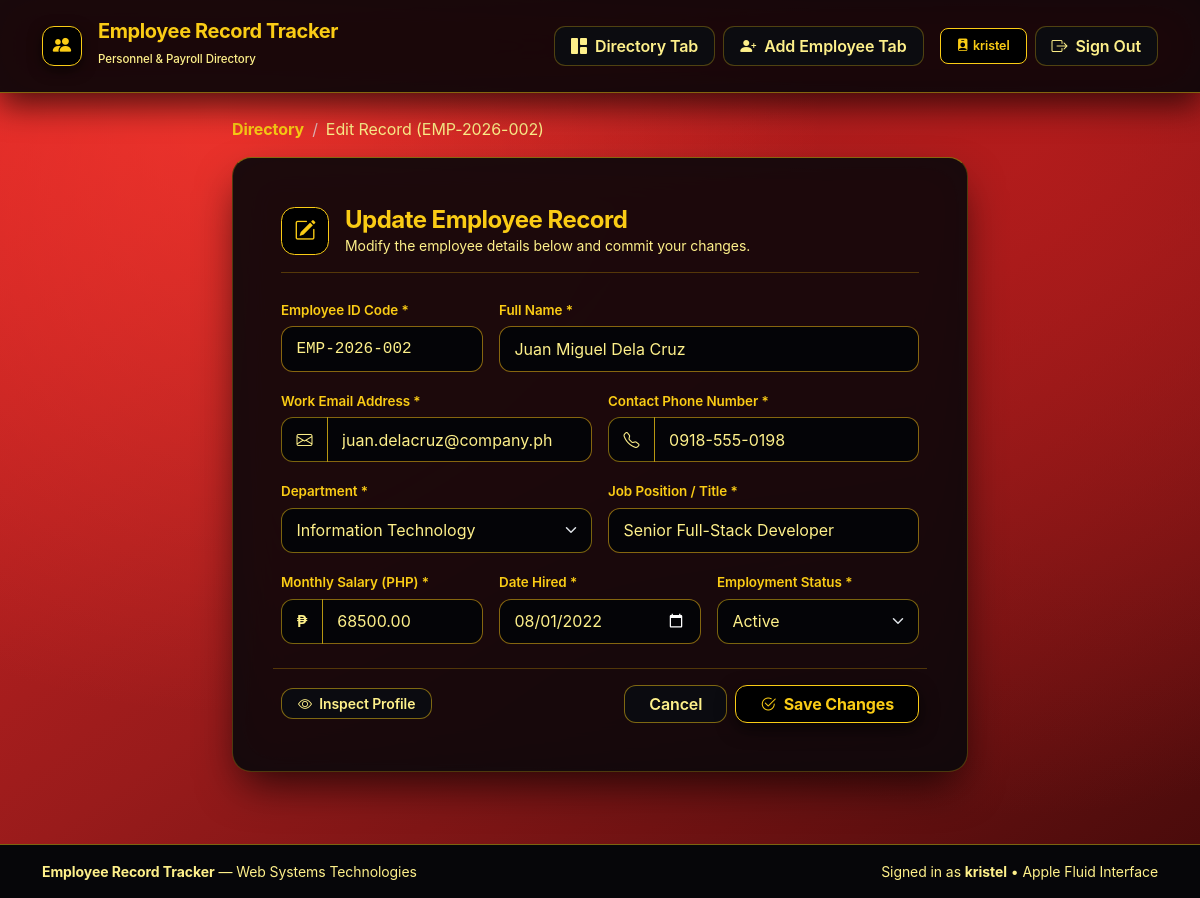
The app's page /edit_employee.php?id=2 (signed in) with its own data.
### tables this page shows
CREATE TABLE IF NOT EXISTS `employees` (
  `id` int(11) NOT NULL AUTO_INCREMENT,
  `employee_code` varchar(20) NOT NULL,
  `full_name` varchar(100) NOT NULL,
  `email` varchar(100) NOT NULL,
  `phone` varchar(25) NOT NULL,
  `department` varchar(60) NOT NULL,
  `position` varchar(80) NOT NULL,
  `salary` decimal(10,2) NOT NULL DEFAULT 0.00,
  `hire_date` date NOT NULL,
  `status` enum('Active','On Leave','Probation','Resigned') NOT NULL DEFAULT 'Active',
  `created_at` timestamp NOT NULL DEFAULT current_timestamp(),
  PRIMARY KEY (`id`),
  UNIQUE KEY `unique_employee_code` (`employee_code`)
);

### edit_employee.php (the view, shortened to what this page needs)
<?php
require_once 'db_connect.php';
$id = isset($_GET['id']) ? (int)$_GET['id'] : (int)($_POST['id'] ?? 0);
$employee = ert_get_employee_by_id($conn, $id);
$employee_code = $employee['employee_code'];
$full_name     = $employee['full_name'];
$email         = $employee['email'];
$phone         = $employee['phone'];
$department    = $employee['department'];
$position      = $employee['position'];
$salary        = $employee['salary'];
$hire_date     = $employee['hire_date'];
$status        = $employee['status'];
$departments_list = [
    'Human Resources',
    'Information Technology',
    'Finance & Accounting',
    'Operations',
    'Marketing',
    'Sales & Customer Support',
    'Administration'
];
?>
<!DOCTYPE html>
<html lang="en" data-bs-theme="dark">
<head>
    <link href="https://cdn.jsdelivr.net/npm/bootstrap@5.3.3/dist/css/bootstrap.min.css" rel="stylesheet">
    <link href="https://cdn.jsdelivr.net/npm/bootstrap-icons@1.11.3/font/bootstrap-icons.min.css" rel="stylesheet">
</head>
<body>
<nav class="navbar navbar-expand-lg navbar-dark navbar-brand-custom py-3 sticky-top">
    <div class="container">
        <a class="navbar-brand d-flex align-items-center gap-3 fw-bold" href="index.php">
            <span class="brand-icon-box">
                <i class="bi bi-people-fill"></i>
            </span>
            <div>
                <span class="d-block lh-1" style="color: var(--apple-yellow-heading); letter-spacing: -0.02em;">Employee Record Tracker</span>
                <small class="fw-medium" style="font-size: 0.72rem; color: var(--apple-yellow-text);">Personnel &amp; Payroll Directory</small>
            </div>
        </a>
        <div class="collapse navbar-collapse" id="mainNavbar">
            <ul class="navbar-nav ms-auto align-items-lg-center gap-2 mt-3 mt-lg-0">
                <li class="nav-item">
                    <a class="nav-link" href="index.php">
                        <i class="bi bi-grid-1x2-fill me-1"></i> Directory Tab
                    </a>
                </li>
                <li class="nav-item">
                    <a class="nav-link" href="add_employee.php">
                        <i class="bi bi-person-plus-fill me-1"></i> Add Employee Tab
                    </a>
                </li>
                <li class="nav-item ms-lg-2">
                    <span class="emp-code-pill d-inline-flex align-items-center gap-1 py-2 px-3">
                        <i class="bi bi-person-badge-fill"></i> <?= htmlspecialchars($_SESSION['ert_username'] ?? 'kristel') ?>
                    </span>
                </li>
                <li class="nav-item">
                    <a class="nav-link" href="logout.php" title="Sign Out">
                        <i class="bi bi-box-arrow-right me-1"></i> Sign Out
                    </a>
                </li>
            </ul>
        </div>
    </div>
</nav>
<main class="container py-4">
    <div class="row justify-content-center">
        <div class="col-12 col-lg-8">
            <nav aria-label="breadcrumb" class="mb-3">
                <ol class="breadcrumb small mb-0">
                    <li class="breadcrumb-item"><a href="index.php" class="text-decoration-none fw-bold" style="color: var(--apple-yellow-heading);">Directory</a></li>
                    <li class="breadcrumb-item active" aria-current="page" style="color: var(--apple-yellow-text);">Edit Record (<?= htmlspecialchars($employee['employee_code']) ?>)</li>
                </ol>
            </nav>
            <div class="content-card p-4 p-md-5">
                <div class="d-flex align-items-center gap-3 pb-3 mb-4 border-bottom border-warning border-opacity-25">
                    <div class="stat-icon">
                        <i class="bi bi-pencil-square"></i>
                    </div>
                    <div>
                        <h4 class="mb-0">Update Employee Record</h4>
                        <p class="small mb-0">Modify the employee details below and commit your changes.</p>
                    </div>
                </div>
                <form method="POST" action="edit_employee.php?id=<?= (int)$id ?>" class="row g-3">
                    <div class="col-12 col-md-4">
                        <label for="employee_code" class="form-label">Employee ID Code *</label>
                        <input type="text" id="employee_code" name="employee_code" class="form-control font-monospace"
                               value="<?= htmlspecialchars($employee_code) ?>" required>
                    </div>
                    <div class="col-12 col-md-8">
                        <label for="full_name" class="form-label">Full Name *</label>
                        <input type="text" id="full_name" name="full_name" class="form-control"
                               value="<?= htmlspecialchars($full_name) ?>" required>
                    </div>
                    <div class="col-12 col-md-6">
                        <label for="email" class="form-label">Work Email Address *</label>
                        <div class="input-group">
                            <span class="input-group-text"><i class="bi bi-envelope"></i></span>
                            <input type="email" id="email" name="email" class="form-control"
                                   value="<?= htmlspecialchars($email) ?>" required>
                        </div>
                    </div>
                    <div class="col-12 col-md-6">
                        <label for="phone" class="form-label">Contact Phone Number *</label>
                        <div class="input-group">
                            <span class="input-group-text"><i class="bi bi-telephone"></i></span>
                            <input type="text" id="phone" name="phone" class="form-control"
                                   value="<?= htmlspecialchars($phone) ?>" required>
                        </div>
                    </div>
                    <div class="col-12 col-md-6">
                        <label for="department" class="form-label">Department *</label>
                        <select id="department" name="department" class="form-select" required>
                            <?php foreach ($departments_list as $dept): ?>
                                <option value="<?= htmlspecialchars($dept) ?>" <?= $department === $dept ? 'selected' : '' ?>>
                                    <?= htmlspecialchars($dept) ?>
                                </option>
                            <?php endforeach; ?>
                        </select>
                    </div>
                    <div class="col-12 col-md-6">
                        <label for="position" class="form-label">Job Position / Title *</label>
                        <input type="text" id="position" name="position" class="form-control"
                               value="<?= htmlspecialchars($position) ?>" required>
                    </div>
                    <div class="col-12 col-md-4">
                        <label for="salary" class="form-label">Monthly Salary (PHP) *</label>
                        <div class="input-group">
                            <span class="input-group-text fw-semibold">&#8369;</span>
                            <input type="number" step="0.01" min="0" id="salary" name="salary" class="form-control"
                                   value="<?= htmlspecialchars($salary) ?>" required>
                        </div>
                    </div>
                    <div class="col-12 col-md-4">
                        <label for="hire_date" class="form-label">Date Hired *</label>
                        <input type="date" id="hire_date" name="hire_date" class="form-control"
                               value="<?= htmlspecialchars($hire_date) ?>" required>
                    </div>
                    <div class="col-12 col-md-4">
                        <label for="status" class="form-label">Employment Status *</label>
                        <select id="status" name="status" class="form-select" required>
                            <?php foreach (['Active', 'On Leave', 'Probation', 'Resigned'] as $st): ?>
                                <option value="<?= $st ?>" <?= $status === $st ? 'selected' : '' ?>><?= $st ?></option>
                            <?php endforeach; ?>
                        </select>
                    </div>
                    <div class="col-12 pt-3 border-top border-warning border-opacity-25 mt-4 d-flex justify-content-between align-items-center">
                        <a href="view_employee.php?id=<?= (int)$id ?>" class="btn btn-apple-dark btn-sm px-3">
                            <i class="bi bi-eye me-1"></i> Inspect Profile
                        </a>
                        <div class="d-flex gap-2">
                            <a href="index.php" class="btn btn-apple-dark px-4">Cancel</a>
                            <button type="submit" class="btn btn-apple-yellow px-4">
                                <i class="bi bi-check2-circle me-1"></i> Save Changes
                            </button>
                        </div>
                    </div>
                </form>
            </div>
        </div>
    </div>
</main>
<footer class="footer-custom py-3 mt-5">
    <div class="container d-flex flex-column flex-sm-row justify-content-between align-items-center small">
        <div><strong>Employee Record Tracker</strong> &mdash; Web Systems Technologies</div>
        <div>Signed in as <strong><?= htmlspecialchars($_SESSION['ert_username'] ?? 'kristel') ?></strong> &bull; Apple Fluid Interface</div>
    </div>
</footer>
</body>
</html>

### db_connect.php (style rules this page uses)
:root { --apple-red-bg-base: #b91c1c; --apple-black-chrome: rgba(7, 7, 10, 0.92); --apple-black-card: rgba(9, 9, 13, 0.92); --apple-black-tab-bar: rgba(5, 5, 8, 0.94); --apple-black-input: rgba(4, 4, 7, 0.92); --apple-yellow-heading: #facc15; --apple-yellow-text: #fef08a; --apple-yellow-secondary: #eab308; --apple-yellow-muted: rgba(250, 204, 21, 0.72); --apple-border: rgba(250, 204, 21, 0.25); --apple-border-highlight: rgba(250, 204, 21, 0.48); --spring-critically-damped: cubic-bezier(0.22, 1, 0.36, 1); }
html, body { background-color: #991b1b !important; background-image: radial-gradient(circle at 18% 12%, rgba(255, 59, 48, 0.65) 0%, transparent 48%), radial-gradient(circle at 85% 18%, rgba(185, 28, 28, 0.78) 0%, transparent 52%), linear-gradient(145deg, #dc2626 0%, #991b1b 50%, #450a0a 100%) !important; background-attachment: fixed !important; color: var(--apple-yellow-text) !important; font-family: -apple-system, BlinkMacSystemFont, "SF Pro Display", "SF Pro Text", "Inter", system-ui, sans-serif !important; -webkit-font-smoothing: antialiased; }
h1, h2, h3, h4, h5, h6, .display-stat { color: var(--apple-yellow-heading) !important; letter-spacing: -0.022em; font-weight: 700; }
.navbar-brand-custom { background: var(--apple-black-chrome) !important; backdrop-filter: blur(24px) saturate(180%); -webkit-backdrop-filter: blur(24px) saturate(180%); border-bottom: 1px solid var(--apple-border-highlight) !important; box-shadow: 0 12px 32px rgba(0, 0, 0, 0.65) !important; }
.navbar-dark .navbar-nav .nav-link { background: #0c0c10 !important; border: 1px solid rgba(250, 204, 21, 0.28) !important; color: var(--apple-yellow-text) !important; font-weight: 600 !important; padding: 0.46rem 1rem !important; border-radius: 0.7rem !important; transition: transform 100ms ease-out, background-color 160ms ease, border-color 160ms ease !important; }
.stat-card, .content-card { background: var(--apple-black-card) !important; backdrop-filter: blur(22px) saturate(170%); -webkit-backdrop-filter: blur(22px) saturate(170%); border: 1px solid var(--apple-border) !important; border-top: 1px solid var(--apple-border-highlight) !important; border-radius: 1.2rem !important; color: var(--apple-yellow-text) !important; box-shadow: 0 20px 44px -10px rgba(0, 0, 0, 0.75) !important; }
.btn-apple-yellow, .btn-apple-red { background: #000000 !important; border: 1.5px solid var(--apple-yellow-heading) !important; color: var(--apple-yellow-heading) !important; font-weight: 700 !important; border-radius: 0.75rem !important; box-shadow: 0 6px 18px rgba(0, 0, 0, 0.65) !important; }
.btn-apple-dark { background: #0b0b10 !important; border: 1px solid var(--apple-border-highlight) !important; color: var(--apple-yellow-text) !important; border-radius: 0.75rem !important; }
.form-control, .form-select, .input-group-text { background-color: #040407 !important; border: 1px solid var(--apple-border-highlight) !important; color: var(--apple-yellow-text) !important; }
.form-label, .eyebrow-label { color: var(--apple-yellow-heading) !important; }
.emp-code-pill, .badge-status, .emp-avatar, .stat-icon, .brand-icon-box { background: #000000 !important; color: var(--apple-yellow-heading) !important; border: 1px solid var(--apple-yellow-heading) !important; }
.detail-tile, .modal-content-apple, .footer-custom { background: #060609 !important; color: var(--apple-yellow-text) !important; border-color: var(--apple-border-highlight) !important; }

### records on screen
employees: employee_code "EMP-2026-002", full_name "Juan Miguel Dela Cruz", email "juan.delacruz@company.ph", phone "0918-555-0198", department "Information Technology", position "Senior Full-Stack Developer", salary "68500.00", hire_date "08/01/2022", status "Active"

### other values on screen
$_SESSION['ert_username'] "kristel"
